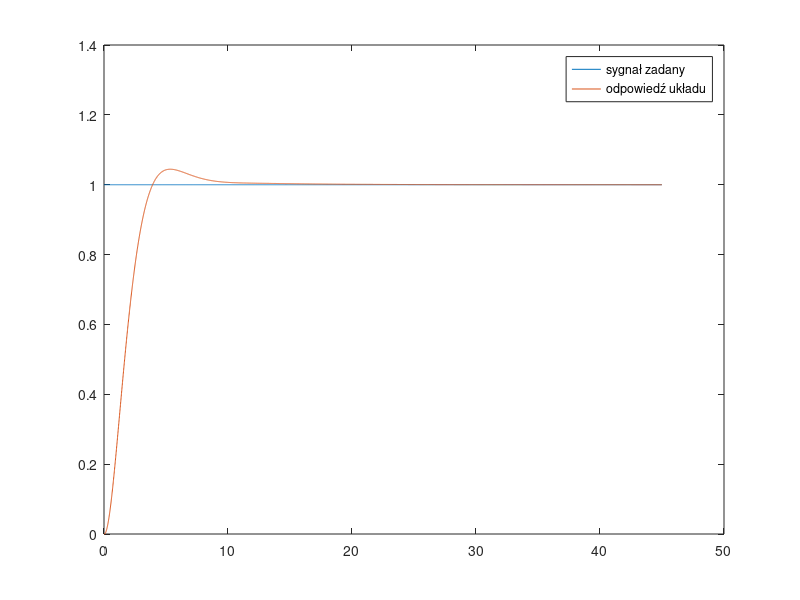
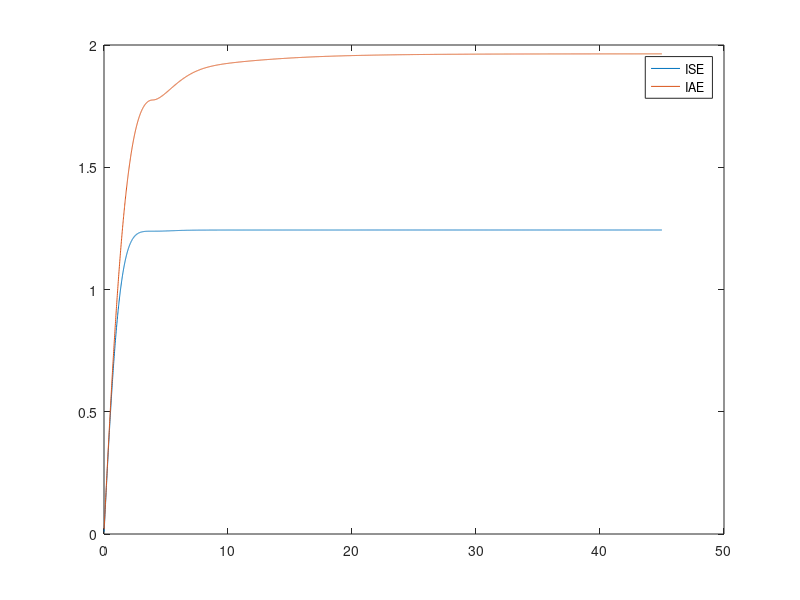
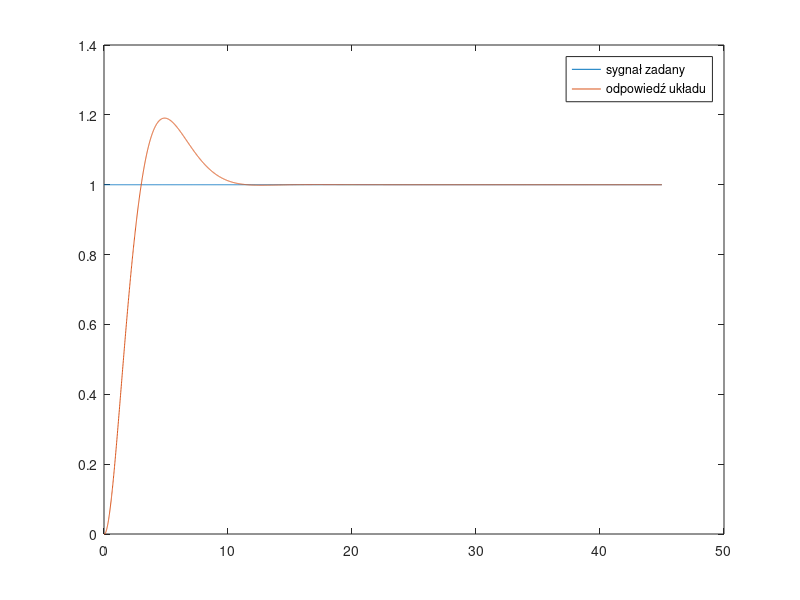
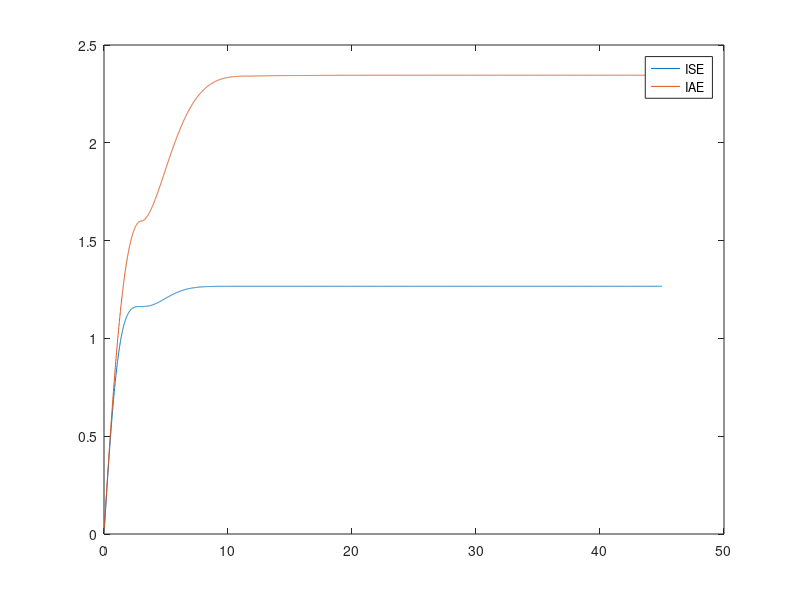

MATLAB code for these plots, in order:
% Indeks: 147698
clc;
clear all;
close all;
%% dla kryterium modulu
%współczynniki transmitancji
k = 6;
T_1 = 5.9;
T_2 = 0.8;
s = tf('s');
G_s = k/((1+s*T_1)*(1+s*T_2));

%nastawy PID dla kryterium modułu
kp = 0.615;
Ti = 5.9;
Td = 0.1;
Tp = 0.01;

N = 4500;
%inicjalizacja wektorów niezbędnych do obliczenia sterowania, wyjścia oraz
%wskaźników jakości dyskretnego UAR
w = ones(1, N);
y = zeros(1, N);
e = zeros(1, N);
u = zeros(1, N);
ISE = zeros(1, N);
IAE = zeros(1, N);
e(1) = 1;
e(2) = 1;
sumaUchybow = e(1) + e(2);
ISE(1) = Tp*1;
ISE(2) = Tp*1;
IAE(1) = Tp*2;
IAE(2) = Tp*2;
for i=3:N
    %obliczenie uchybu i dotychczasowej sumy uchybow
    e(i) = w(i) - y(i-1);
    sumaUchybow = sumaUchybow + e(i);
    %równanie (6)
    u(i) = kp*((e(i) + Tp/Ti*sumaUchybow + Td/Tp*(e(i)-e(i-1))));
    %wyznaczone równanie rekursywne
    y(i) = (2-1.42*Tp)*y(i-1) + (-0.21*Tp^2+1.42*Tp-1)*y(i-2) + 1.27* Tp^2*u(i-2);
    %wskaźniki jakości
    ISE(i) = ISE(i-1) + Tp*e(i)^2;
    IAE(i) = IAE(i-1) + Tp*abs(e(i));
end
t = 0:0.01:44.99;
figure;
plot(t, w);
hold on;
plot(t, y);
legend( 'sygnał zadany', 'odpowiedź układu')
figure;
plot(t, ISE);
hold on;
plot(t, IAE);
legend( 'ISE', 'IAE')
%% maksymalne odchylenie dynamiczne 
max(y)
%% dla kryterium symetrii

%współczynniki transmitancji
k = 6;
T_1 = 5.9;
T_2 = 0.8;
s = tf('s');
G_s = k/((1+s*T_1)*(1+s*T_2));

%nastawy PID dla kryterium symetrii
kp = 0.615;
Ti = 3.2;
Td = 0.1;
Tp = 0.01;

%czas symulacji ciągłej to 45s zatem ilość próbek to 45/0.01 = 4500
N = 4500;
%inicjalizacja wektorów niezbędnych do obliczenia sterowania, wyjścia oraz
%wskaźników jakości dyskretnego UAR
w = ones(1, N);
y = zeros(1, N);
e = zeros(1, N);
u = zeros(1, N);
ISE = zeros(1, N);
IAE = zeros(1, N);
e(1) = 1;
e(2) = 1;
sumaUchybow = e(1) + e(2);
ISE(1) = Tp*1;
ISE(2) = Tp*1;
IAE(1) = Tp*2;
IAE(2) = Tp*2;

for i=3:N
    %obliczenie uchybu i dotychczasowej sumy uchybow
    e(i) = w(i) - y(i-1);
    sumaUchybow = sumaUchybow + e(i);
    %równanie (6)
    u(i) = kp*((e(i) + Tp/Ti*sumaUchybow + Td/Tp*(e(i)-e(i-1))));
    %wyznaczone równanie rekursywne
    y(i) = (2-1.42*Tp)*y(i-1) + (-0.21*Tp^2+1.42*Tp-1)*y(i-2) + 1.27* Tp^2*u(i-2);
    %wskaźniki jakości
    ISE(i) = ISE(i-1) + Tp*e(i)^2;
    IAE(i) = IAE(i-1) + Tp*abs(e(i));
end

%wektor czasowy na potrzeby symulacji, oraz wykresy
t = 0:0.01:44.99;
figure;
plot(t, w);
hold on;
plot(t, y);
legend( 'sygnał zadany', 'odpowiedź układu')
figure;
plot(t, ISE);
hold on;
plot(t, IAE);
legend( 'ISE', 'IAE')

%% maksymalne odchylenie dynamiczne 
max(y)